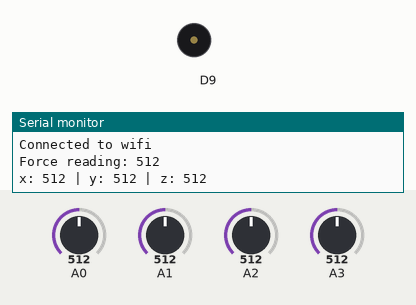
This sketch was run on a simulated Arduino MKR. Shown: buzzer (waves = sounding), the last lines printed to the serial monitor. Inputs (shaded band) come from the test bench; at power-on: A0 = 512, A1 = 512, A2 = 512, A3 = 512. WiFi joins after 1.5 s; servers stay silent unless stated; uploads are accepted with an empty reply.

Above: at 11.7 s.
At 18.49 s:
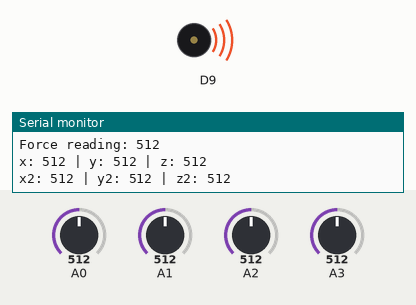
Timing chart, 0 to 19.3 s (numbered marks = the images above):
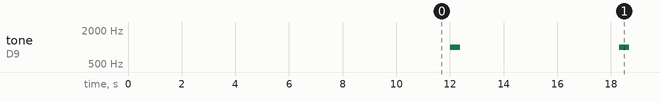

The sketch:

ShoeCode.ino
```cpp
#include <SPI.h>
#include <WiFi101.h>
char ssid[] = "Jake"; //  your network SSID (name)
char pass[] = "Jake1";    // your network password (use for WPA, or use as key for WEP)
int keyIndex = 0;            // your network key Index number (needed only for WEP)
int status = WL_IDLE_STATUS;
//thingspeak server
char server[] = "api.thingspeak.com";
WiFiClient client;
//API key for the Thingspeak ThingHTTP
const String apiKey = "S10G7T9TVU8A3RMK";
//the number the message should be sent to
const String sendNumber = "+18564899615";
const int fs = 3;
int fr = 0; //used for force sensor values
const int x = 0;
const int y = 1;
const int z = 2;//used for accelerometer values
int Movement = 0;
const int minVal[3] = {200,200,200};
const int maxVal[3] = {700,700,700};

void setup() {
pinMode(fs, INPUT);
Serial.begin(9600);
pinMode(x, INPUT);
pinMode(y, INPUT);
pinMode(z,INPUT);
//set up WiFi:
 if (WiFi.status() == WL_NO_SHIELD) {
   Serial.println("WiFi shield not present");
   // don't continue:
   while(true);
 }
 // attempt to connect to Wifi network:
 while (status != WL_CONNECTED) {
   Serial.print("Attempting to connect to SSID: ");
   Serial.println(ssid);
   // Connect to WPA/WPA2 network. Change this line if using open or WEP network:
   status = WiFi.begin(ssid, pass);

   // wait 10 seconds for connection:
   delay(10000);
 }
 Serial.println("Connected to wifi");
 //printWifiStatus();


}


void sendSMS(String number,String message)
{
 // Make a TCP connection to remote host
 if (client.connect(server, 80))
 {


   //should look like this...
   //api.thingspeak.com/apps/thinghttp/send_request?api_key={api key}&number={send to number}&message={text body}


   client.print("GET /apps/thinghttp/send_request?api_key=");
   client.print(apiKey);
   client.print("&number=");
   client.print(number);
   client.print("&message=");
   client.print(message);
   client.println(" HTTP/1.1");
   client.print("Host: ");
   client.println(server);
   client.println("Connection: close");
   client.println();
 }
 else
 {
   Serial.println(F("Connection failed"));
 }


 // Check for a response from the server, and route it
 // out the serial port.
 while (client.connected())
 {
   if ( client.available() )
   {
     char c = client.read();
     Serial.print(c);
   }
 }
 Serial.println();
 client.stop();
}


String URLEncode(const char* msg)
{
 const char *hex = "0123456789abcdef";
 String encodedMsg = "";


 while (*msg!='\0'){
   if( ('a' <= *msg && *msg <= 'z')
     || ('A' <= *msg && *msg <= 'Z')
     || ('0' <= *msg && *msg <= '9') ) {
     encodedMsg += *msg;
   }
   else {
     encodedMsg += '%';
     encodedMsg += hex[*msg >> 4];
     encodedMsg += hex[*msg & 15];
   }
   msg++;
 }
 return encodedMsg;
}


void printWifiStatus() {
 // print the SSID of the network you're attached to:
 Serial.print("SSID: ");
 Serial.println(WiFi.SSID());


 // print your WiFi shield's IP address:
 IPAddress ip = WiFi.localIP();
 Serial.print("IP Address: ");
 Serial.println(ip);


 // print the received signal strength:
 long rssi = WiFi.RSSI();
 Serial.print("signal strength (RSSI):");
 Serial.print(rssi);
 Serial.println(" dBm");
}


void loop() {
static boolean Fall = false;
static boolean msg_sent = false;

fr = analogRead(fs);
Serial.print("Force reading: ");
Serial.println(fr);
int xRead = analogRead(x);
int yRead = analogRead(y);
int zRead = analogRead(z);
Serial.print("x: ");
 Serial.print(xRead);
 Serial.print(" | y: ");
 Serial.print(yRead);
 Serial.print(" | z: ");
 Serial.println(zRead);
 delay(500);
 int xRead2 = analogRead(x);
int yRead2 = analogRead(y);
int zRead2 = analogRead(z);
Serial.print("x2: ");
 Serial.print(xRead2);
 Serial.print(" | y2: ");
 Serial.print(yRead2);
 Serial.print(" | z2: ");
 Serial.println(zRead2);
 //that section above reads the force sensor and accelerometer then prints the readings for testing/debugging

 if (fr > 850){
  delay (10);
  Fall = false;
  msg_sent = false;} //we found that above a certain force threshold we could assume you hadn't fallen and save time by not reading again

  else{
  Movement = ((xRead + zRead + yRead) - (xRead2 + yRead2 + zRead2)); //we defined movement as change in the angle of your foot
  if(((315 < xRead2) && (xRead2 < 375))) //within these bounds you could not have actually fallen. You would have to be on a mountain falling upright
 {delay (10);
 Fall = false;
 msg_sent = false;}
 else
{ if((Movement > -10) && (Movement < 10)){ tone(9, 1000, 375);}} //this sends a warning tone that you may have fallen and we noticed
    if(((315 < yRead2) && (yRead2 < 375)))
 {delay (5000);
 Fall = false;
 msg_sent = false;}
else{ if ((Movement > -10) && (Movement < 10)) {tone(9, 1000, 375);}}
if (fr > 950)
{delay (5000);
 Fall = false;
 msg_sent = false;}
delay (5000); //above the idea is that if you moved significantly or were in a different set of bounds you still could not have fallen.
              //the following should've been abridged by way of a helper function, but at the original time of creation I somehow didn't see that
 fr = analogRead(fs);
Serial.print("Force reading: ");
Serial.print(fr);
int xRead = analogRead(x);
int yRead = analogRead(y);
int zRead = analogRead(z);
Serial.println("x: ");
 Serial.print(xRead);
 Serial.print(" | y: ");
 Serial.print(yRead);
 Serial.print(" | z: ");
 Serial.println(zRead);
 delay(500);
 int xRead2 = analogRead(x);
int yRead2 = analogRead(y);
int zRead2 = analogRead(z);
Serial.println("x2: ");
 Serial.print(xRead2);
 Serial.print(" | y2: ");
 Serial.print(yRead2);
 Serial.print(" | z2: ");
 Serial.println(zRead2);

//Movement = ((xRead + zRead + yRead) - (xRead2 + yRead2 + zRead2));
Serial.println("Movemnt: ");
 Serial.print(Movement);
if(((315 < xRead2) && (xRead2 < 375) && (fr > 850)))
{delay(10);}
   else{ if((315 < xRead2) && (xRead2 < 375)){delay (10);
   Fall = false;
 msg_sent = false;}
 else { if ((Movement > -10) && (Movement < 10)) { Fall = true;
 if(Fall && !msg_sent){ //send the sms
   Serial.println("Sending SMS");

  sendSMS(sendNumber, URLEncode("Someone has fallen and requested you be contacted by the NARC fall detection systems.")); //the message we send
   digitalWrite(9, HIGH);
   msg_sent = true;
 }}}
    if(((315 < yRead2) && (yRead2 < 375) && (fr > 850))){delay (10);
 Fall = false;
 msg_sent = false;}
   else { if((315 < yRead2) && (yRead2 < 375)){delay (10);
 Fall = false;
 msg_sent = false;}
 else { if((Movement > -10) && (Movement < 10)) { { Fall = true;
 if(Fall && !msg_sent){ //send the sms
   Serial.println("Sending SMS");

   //this function will send the sms
   //the first argument is the number to send to, formatted like this +12345678901
   //the second argument is the body of the text message, which must be within URLEncode()

 // Make a TCP connection to remote host
 sendSMS(sendNumber, URLEncode("Someone has fallen and requested you be contacted by the NARC fall detection systems."));
   digitalWrite(9, HIGH);
   msg_sent = true;
   delay(5000);
   digitalWrite(9,LOW);

 }}}
 }
 }
 }}}
```

Measured:
- by itself, tone on D9: alternates 1000 Hz for 0.38 s and silent for 5.6 s
